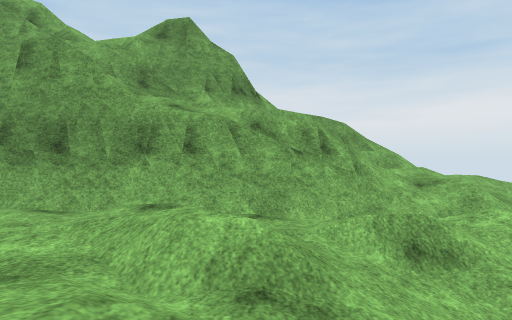
View 1 (above)

23 first-person views from a walk through a Unity game level. The camera is 1.5 m above the floor, looks level and sees 75° across. The floor is counted in squares, 2 m on a side. Each view is taken from the middle of a square. On the plan, view 1 faces up. The plan holds only what a view shows up to about 11 squares ahead; the rest is blank. The place goes on beyond the plan. Some surface patterns are stand-ins.

View 2
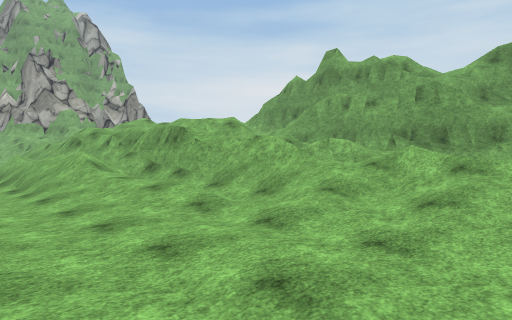

View 3
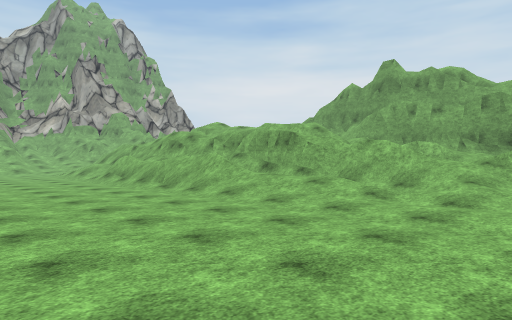

View 4
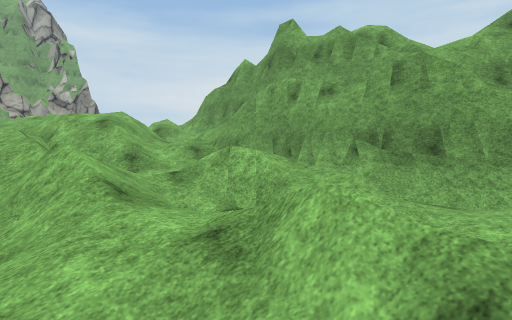

View 5
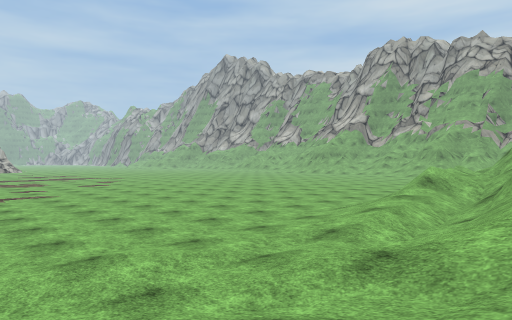

View 6
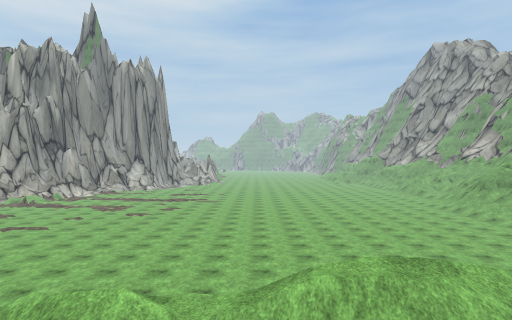

View 7
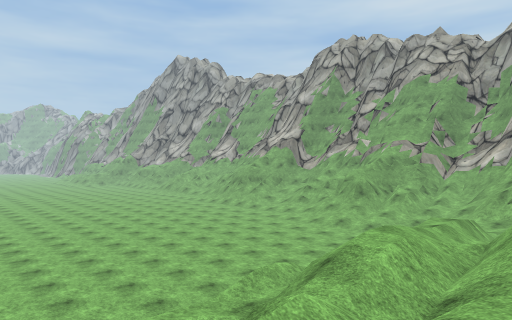

View 8
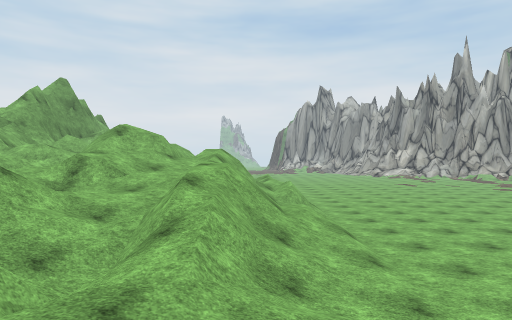

View 9
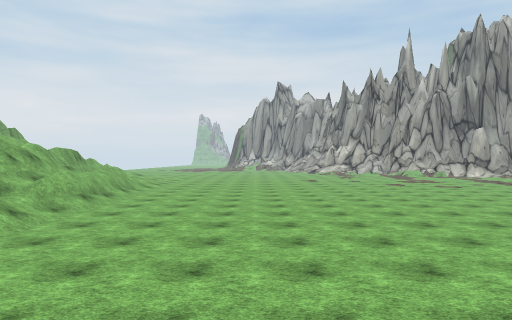

View 10
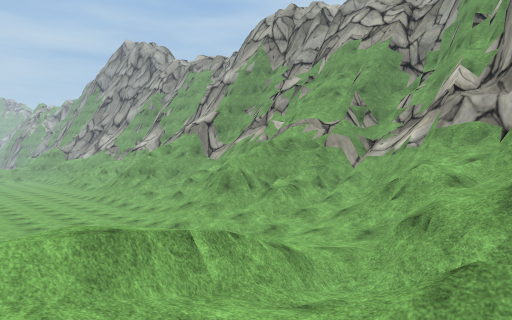

View 11
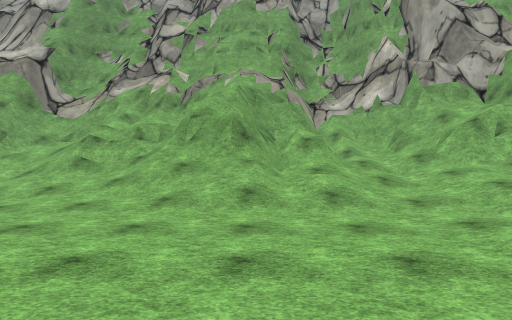

View 12
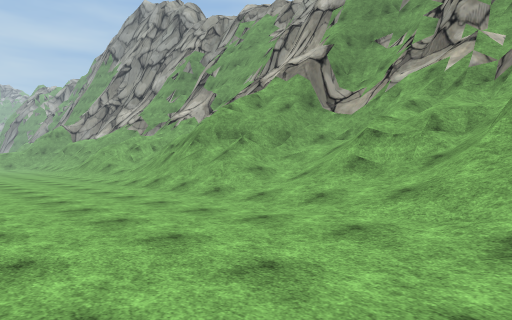

View 13
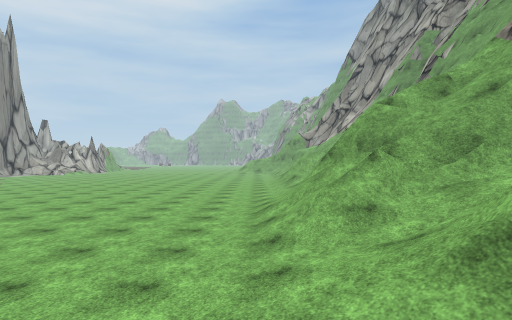

View 14
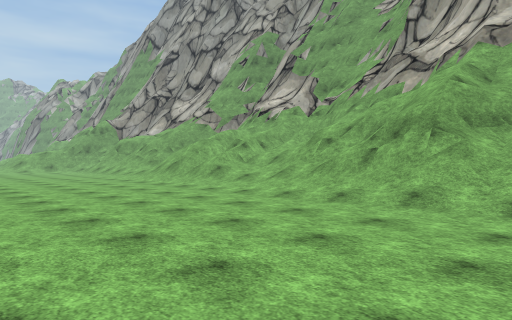

View 15
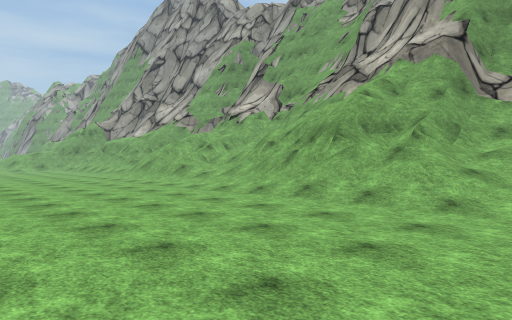

View 16
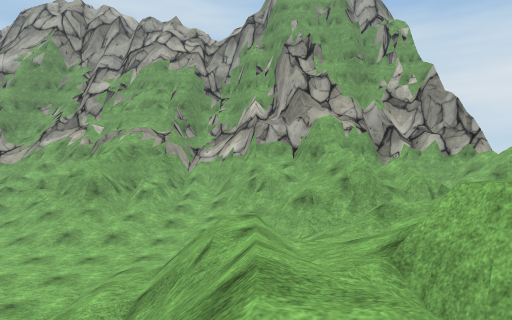

View 17
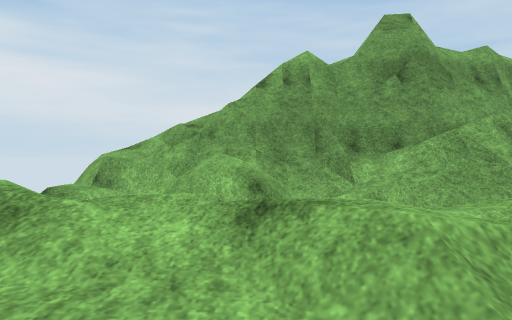

View 18
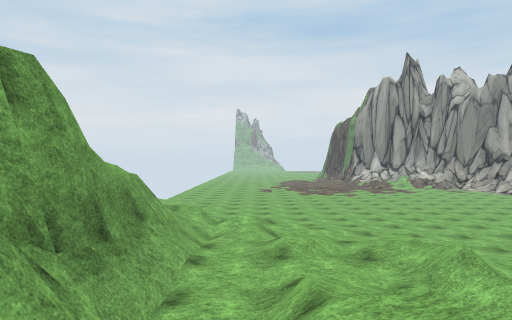

View 19
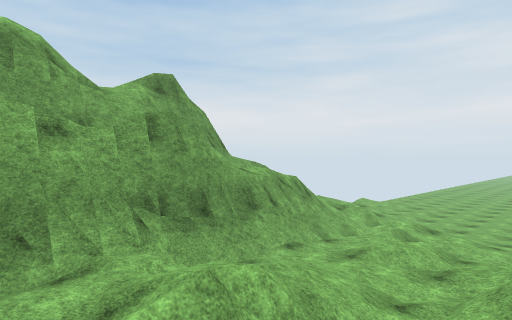

View 20
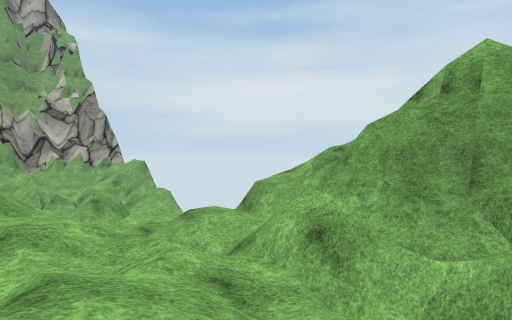

View 21
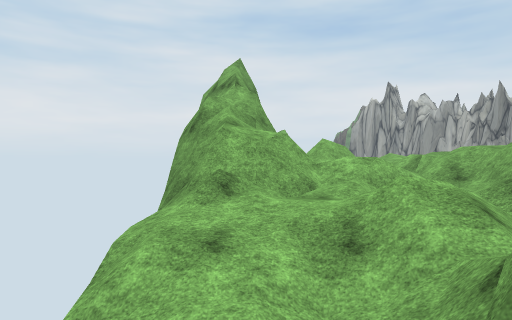

View 22
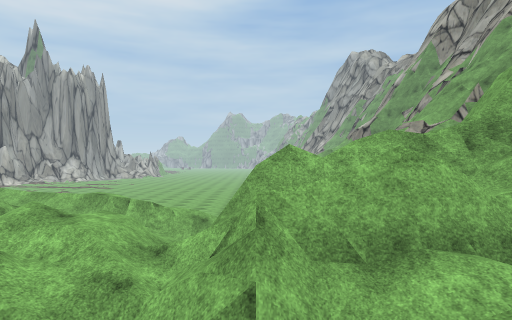

View 23
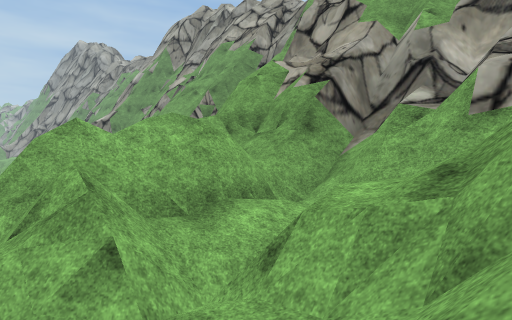

### Floor plan
Key: @ floor where view 1 was taken; # wall or solid block; x gap in a wall; . main floor; : floor 2.5 m higher than the main floor; + floor 3.5 m higher than the main floor; * floor 5 m higher than the main floor; % floor 6.25 m higher than the main floor; / step, stairs or slope; = window, fence, low wall or low ledge; v drop or lower ground.
Columns run from 25 left of view 1 to 5 right of it. Each row starts with its distance up from view 1.
  8             =            ###
  7    *=//  ///=v%#       ###=#//
  6  ##+x/ / ///=/##### #####  ///
  5  ##:==/ v=/////##=###vvvv==///
  4  #====// =//=/////#######////
  3  #=##=//////////=////////////
  2 ##==###//=//=///////#=////////.
  1 ##==##=//=/=//// ////////////..
  0 #//=#=#/////=///////=////@ ....
 -1 #=/=////=//////===vv////// ....
 -2 =#//////////==v///////////.....
 -3 ////////////#==////////........
 -4  ==///../////////../......  ...
 -5 ###=//....................   ..
 -6  #=#//...................
 -7   #=//...................
 -8 =#==//...................
 -9 //=///...................
-10 //=//............  ......
-11 =////...........    .....
-12 /////...........     ...
-13 ===//...........      ..
-14 ##=//...........
-15 #=v#/......  ...
-16 ===//......   ..
-17  =///.......
-18 /#=//........
-19 /=//.........
-20  ///.....
-21  ///.....
-22   //.....
-23    /.....
-24      ...
-25       ..

Positions as (right, up) in squares from view 1, and headings:
1: (0, 0), facing up
2: (0, -5), facing up-left
3: (-1, -8), facing up-left
4: (-1, -1), facing up-left
5: (0, 0), facing down-left
6: (-11, 2), facing down
7: (-8, 1), facing down-left
8: (-22, -2), facing right
9: (-21, -8), facing right
10: (-15, 2), facing down-left
11: (-15, -6), facing left
12: (-17, -7), facing down-left
13: (-21, -8), facing down
14: (-16, -13), facing down-left
15: (-16, -11), facing down-left
16: (-11, -1), facing left
17: (-10, 0), facing up
18: (-6, 3), facing right
19: (-6, 0), facing up-right
20: (-8, 1), facing up-left
21: (-18, 6), facing right
22: (-20, 7), facing down
23: (-19, 7), facing down-left
